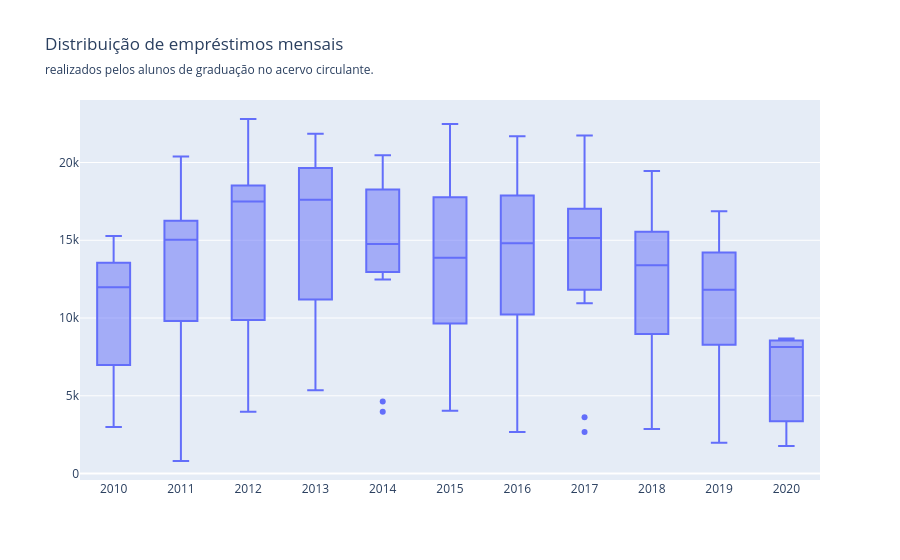

The notebook cell this image was saved under:
### Code cell
plota_grafico_box(alunos_graduacao_acervo_circulante, 'ano', 'quantidade','Distribuição de empréstimos mensais', 'realizados pelos alunos de graduação no acervo circulante.' )
